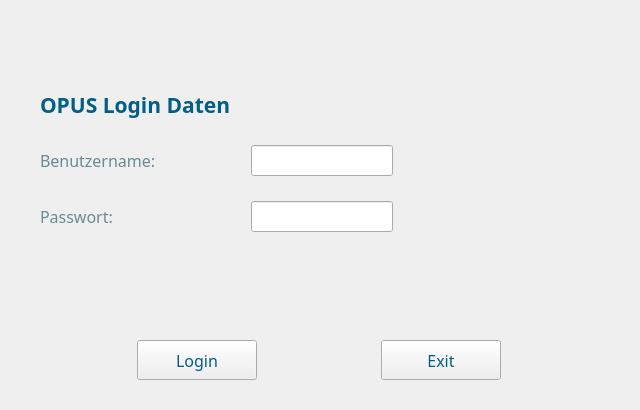
<?xml version="1.0" encoding="UTF-8"?>
<ui version="4.0">
 <class>MainWindow</class>
 <widget class="QMainWindow" name="MainWindow">
  <property name="geometry">
   <rect>
    <x>0</x>
    <y>0</y>
    <width>640</width>
    <height>410</height>
   </rect>
  </property>
  <property name="windowTitle">
   <string>MainWindow</string>
  </property>
  <widget class="QWidget" name="centralwidget">
   <widget class="QLabel" name="LogoImage">
    <property name="geometry">
     <rect>
      <x>90</x>
      <y>10</y>
      <width>500</width>
      <height>70</height>
     </rect>
    </property>
    <property name="minimumSize">
     <size>
      <width>500</width>
      <height>70</height>
     </size>
    </property>
    <property name="maximumSize">
     <size>
      <width>500</width>
      <height>70</height>
     </size>
    </property>
    <property name="font">
     <font>
      <family>Source Sans Pro</family>
      <pointsize>12</pointsize>
     </font>
    </property>
    <property name="text">
     <string/>
    </property>
    <property name="pixmap">
     <pixmap>phydent-logo-2x.png</pixmap>
    </property>
    <property name="scaledContents">
     <bool>false</bool>
    </property>
   </widget>
   <widget class="QWidget" name="layoutWidget_2">
    <property name="geometry">
     <rect>
      <x>20</x>
      <y>90</y>
      <width>601</width>
      <height>211</height>
     </rect>
    </property>
    <layout class="QHBoxLayout" name="horizontalLayout">
     <property name="spacing">
      <number>30</number>
     </property>
     <property name="sizeConstraint">
      <enum>QLayout::SetFixedSize</enum>
     </property>
     <property name="leftMargin">
      <number>20</number>
     </property>
     <property name="rightMargin">
      <number>20</number>
     </property>
     <item>
      <layout class="QGridLayout" name="gridLayout">
       <property name="rightMargin">
        <number>25</number>
       </property>
       <property name="horizontalSpacing">
        <number>20</number>
       </property>
       <property name="verticalSpacing">
        <number>25</number>
       </property>
       <item row="2" column="0">
        <widget class="QLabel" name="passlabel">
         <property name="font">
          <font>
           <family>Source Sans Pro</family>
           <pointsize>12</pointsize>
          </font>
         </property>
         <property name="text">
          <string>&lt;html&gt;&lt;head/&gt;&lt;body&gt;&lt;p&gt;&lt;span style=&quot; color:#698a93;&quot;&gt;Passwort:&lt;/span&gt;&lt;/p&gt;&lt;/body&gt;&lt;/html&gt;</string>
         </property>
        </widget>
       </item>
       <item row="2" column="1">
        <widget class="QLineEdit" name="passinpu">
         <property name="minimumSize">
          <size>
           <width>0</width>
           <height>30</height>
          </size>
         </property>
         <property name="font">
          <font>
           <family>Source Sans Pro</family>
           <pointsize>12</pointsize>
          </font>
         </property>
        </widget>
       </item>
       <item row="1" column="0">
        <widget class="QLabel" name="userlabel">
         <property name="font">
          <font>
           <family>Source Sans Pro</family>
           <pointsize>12</pointsize>
          </font>
         </property>
         <property name="text">
          <string>&lt;html&gt;&lt;head/&gt;&lt;body&gt;&lt;p&gt;&lt;span style=&quot; color:#698a93;&quot;&gt;Benutzername:&lt;/span&gt;&lt;/p&gt;&lt;/body&gt;&lt;/html&gt;</string>
         </property>
        </widget>
       </item>
       <item row="1" column="1">
        <widget class="QLineEdit" name="userinput">
         <property name="minimumSize">
          <size>
           <width>0</width>
           <height>30</height>
          </size>
         </property>
         <property name="font">
          <font>
           <family>Source Sans Pro</family>
           <pointsize>12</pointsize>
          </font>
         </property>
        </widget>
       </item>
       <item row="0" column="0">
        <widget class="QLabel" name="label">
         <property name="maximumSize">
          <size>
           <width>16777215</width>
           <height>40</height>
          </size>
         </property>
         <property name="font">
          <font>
           <family>Source Sans Pro SemiBold</family>
           <pointsize>16</pointsize>
           <weight>75</weight>
           <bold>true</bold>
          </font>
         </property>
         <property name="text">
          <string>&lt;html&gt;&lt;head/&gt;&lt;body&gt;&lt;p&gt;&lt;span style=&quot; color:#005e87;&quot;&gt;OPUS Login Daten&lt;/span&gt;&lt;/p&gt;&lt;/body&gt;&lt;/html&gt;</string>
         </property>
        </widget>
       </item>
      </layout>
     </item>
    </layout>
   </widget>
   <widget class="QWidget" name="horizontalLayoutWidget">
    <property name="geometry">
     <rect>
      <x>19</x>
      <y>330</y>
      <width>601</width>
      <height>61</height>
     </rect>
    </property>
    <layout class="QHBoxLayout" name="horizontalLayout_2">
     <item>
      <widget class="QPushButton" name="loginbutton">
       <property name="minimumSize">
        <size>
         <width>30</width>
         <height>30</height>
        </size>
       </property>
       <property name="maximumSize">
        <size>
         <width>120</width>
         <height>40</height>
        </size>
       </property>
       <property name="font">
        <font>
         <family>Source Sans Pro</family>
         <pointsize>12</pointsize>
         <weight>50</weight>
         <bold>false</bold>
        </font>
       </property>
       <property name="styleSheet">
        <string notr="true">color: rgb(0, 94, 135);</string>
       </property>
       <property name="text">
        <string>Login</string>
       </property>
      </widget>
     </item>
     <item>
      <widget class="QPushButton" name="exitbutton">
       <property name="minimumSize">
        <size>
         <width>0</width>
         <height>40</height>
        </size>
       </property>
       <property name="maximumSize">
        <size>
         <width>120</width>
         <height>40</height>
        </size>
       </property>
       <property name="font">
        <font>
         <family>Source Sans Pro</family>
         <pointsize>12</pointsize>
         <weight>50</weight>
         <bold>false</bold>
        </font>
       </property>
       <property name="styleSheet">
        <string notr="true">color: rgb(0, 94, 135);</string>
       </property>
       <property name="text">
        <string>Exit</string>
       </property>
      </widget>
     </item>
    </layout>
   </widget>
  </widget>
 </widget>
 <resources/>
 <connections/>
</ui>
